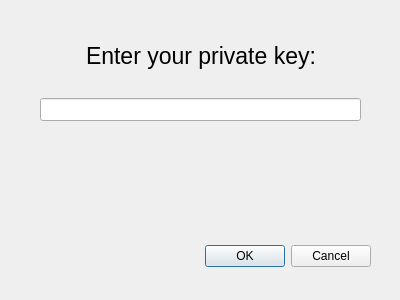
<?xml version="1.0" encoding="UTF-8"?>
<ui version="4.0">
 <class>Dialog</class>
 <widget class="QDialog" name="Dialog">
  <property name="geometry">
   <rect>
    <x>0</x>
    <y>0</y>
    <width>400</width>
    <height>300</height>
   </rect>
  </property>
  <property name="windowTitle">
   <string>Dialog</string>
  </property>
  <widget class="QDialogButtonBox" name="buttonBox">
   <property name="geometry">
    <rect>
     <x>30</x>
     <y>240</y>
     <width>341</width>
     <height>32</height>
    </rect>
   </property>
   <property name="orientation">
    <enum>Qt::Horizontal</enum>
   </property>
   <property name="standardButtons">
    <set>QDialogButtonBox::Cancel|QDialogButtonBox::Ok</set>
   </property>
  </widget>
  <widget class="QWidget" name="layoutWidget">
   <property name="geometry">
    <rect>
     <x>40</x>
     <y>20</y>
     <width>321</width>
     <height>101</height>
    </rect>
   </property>
   <layout class="QVBoxLayout" name="verticalLayout">
    <item>
     <layout class="QHBoxLayout" name="horizontalLayout">
      <item>
       <spacer name="horizontalSpacer">
        <property name="orientation">
         <enum>Qt::Horizontal</enum>
        </property>
        <property name="sizeHint" stdset="0">
         <size>
          <width>40</width>
          <height>20</height>
         </size>
        </property>
       </spacer>
      </item>
      <item>
       <widget class="QLabel" name="label">
        <property name="font">
         <font>
          <pointsize>17</pointsize>
         </font>
        </property>
        <property name="text">
         <string>Enter your private key:</string>
        </property>
       </widget>
      </item>
      <item>
       <spacer name="horizontalSpacer_2">
        <property name="orientation">
         <enum>Qt::Horizontal</enum>
        </property>
        <property name="sizeHint" stdset="0">
         <size>
          <width>40</width>
          <height>20</height>
         </size>
        </property>
       </spacer>
      </item>
     </layout>
    </item>
    <item>
     <widget class="QLineEdit" name="lineEdit">
      <property name="font">
       <font>
        <pointsize>10</pointsize>
       </font>
      </property>
      <property name="text">
       <string/>
      </property>
      <property name="maxLength">
       <number>39</number>
      </property>
      <property name="alignment">
       <set>Qt::AlignCenter</set>
      </property>
      <property name="placeholderText">
       <string/>
      </property>
     </widget>
    </item>
   </layout>
  </widget>
 </widget>
 <resources/>
 <connections>
  <connection>
   <sender>buttonBox</sender>
   <signal>accepted()</signal>
   <receiver>Dialog</receiver>
   <slot>accept()</slot>
   <hints>
    <hint type="sourcelabel">
     <x>248</x>
     <y>254</y>
    </hint>
    <hint type="destinationlabel">
     <x>157</x>
     <y>274</y>
    </hint>
   </hints>
  </connection>
  <connection>
   <sender>buttonBox</sender>
   <signal>rejected()</signal>
   <receiver>Dialog</receiver>
   <slot>reject()</slot>
   <hints>
    <hint type="sourcelabel">
     <x>316</x>
     <y>260</y>
    </hint>
    <hint type="destinationlabel">
     <x>286</x>
     <y>274</y>
    </hint>
   </hints>
  </connection>
 </connections>
</ui>
